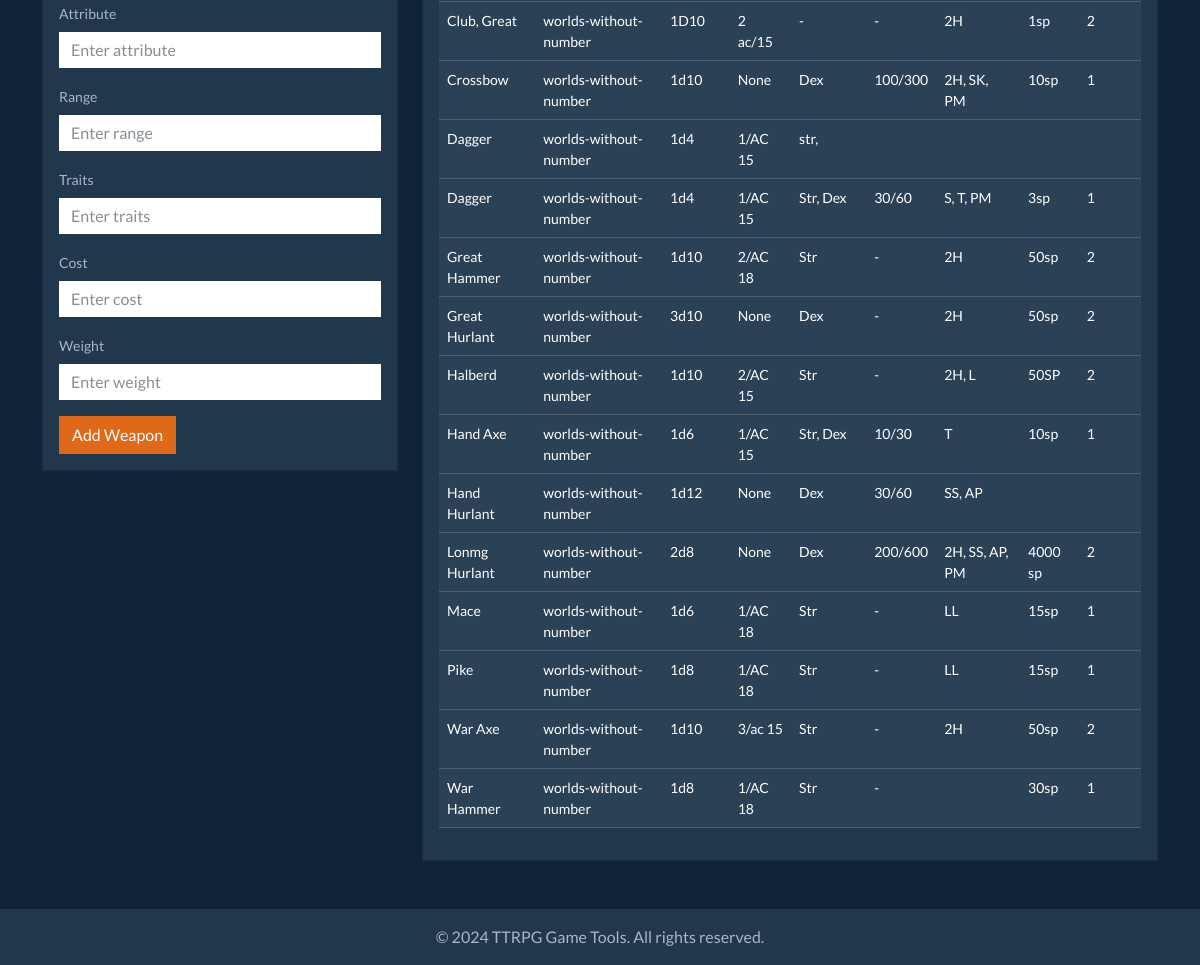
Page /weapons (lower part) on the earlier database version.
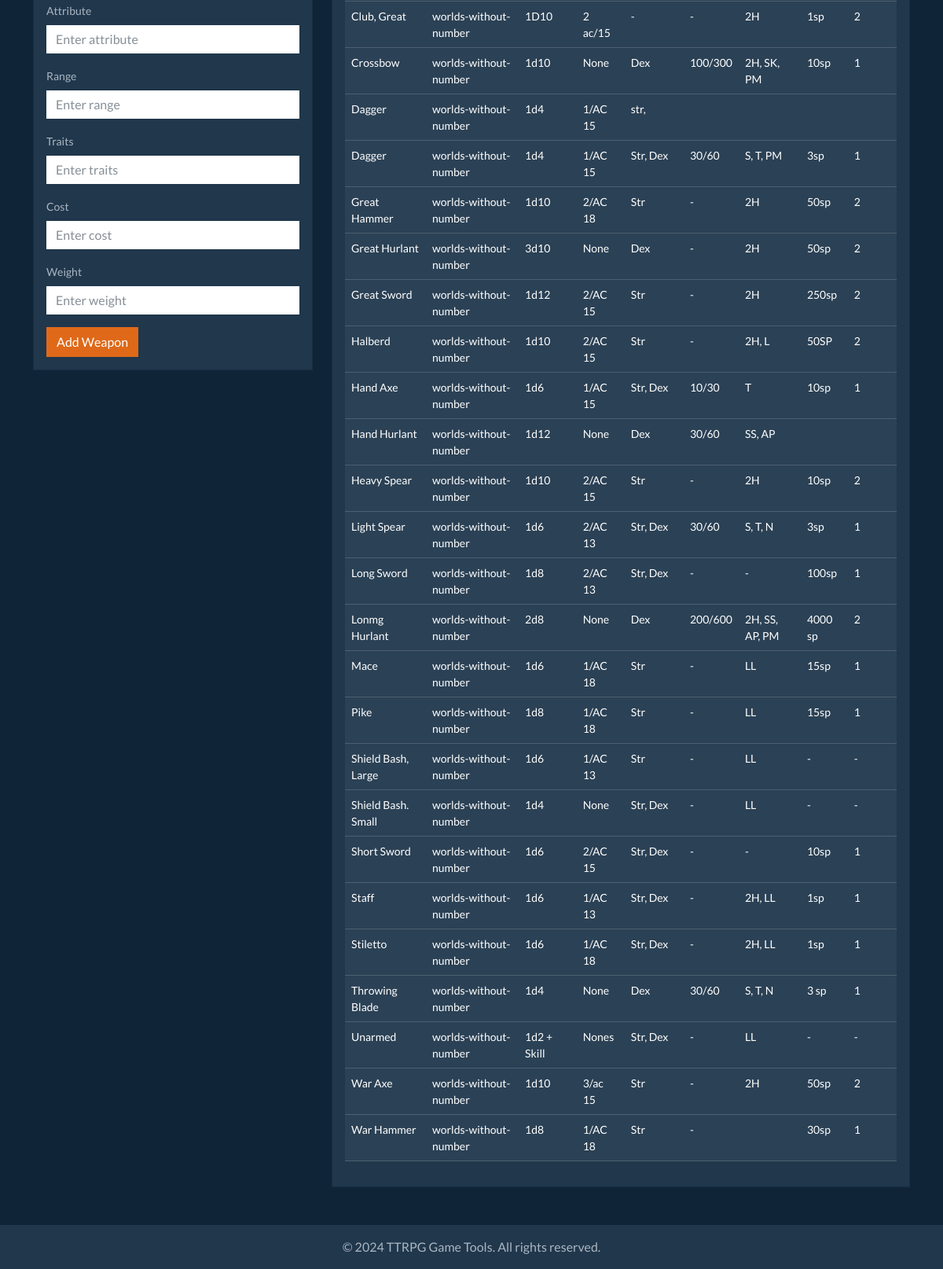
Same page on the later database version.
### tables this page shows
CREATE TABLE weapons (
            id TEXT PRIMARY KEY,
            name TEXT NOT NULL,
            system TEXT NOT NULL,
            damage TEXT NOT NULL,
            shock TEXT NOT NULL,
            attribute TEXT NOT NULL,
            range TEXT NOT NULL,
            traits TEXT NOT NULL,
            cost TEXT NOT NULL,
            weight TEXT NOT NULL,
            created_at TIMESTAMP DEFAULT CURRENT_TIMESTAMP
        );

### main.py (the view)
@app.get("/weapons")
async def weapons(request: Request):
    weapons_list = get_all_weapons()
    return templates.TemplateResponse("weapons.html", {"request": request, "weapons": weapons_list})

### templates/weapons.html (shortened to what this page needs)
{% extends "base.html" %}
{% block content %}
<div class="row">
    <div class="col-md-4">
        <div class="card bg-dark text-light">
            <div class="card-body">
                <form method="POST" action="/weapons">
                    <div class="mb-3">
                        <label for="attribute" class="form-label">Attribute</label>
                        <input type="text" class="form-control" id="attribute" name="attribute" placeholder="Enter attribute">
                    </div>
                    <div class="mb-3">
                        <label for="range" class="form-label">Range</label>
                        <input type="text" class="form-control" id="range" name="range" placeholder="Enter range">
                    </div>
                    <div class="mb-3">
                        <label for="traits" class="form-label">Traits</label>
                        <input type="text" class="form-control" id="traits" name="traits" placeholder="Enter traits">
                    </div>
                    <div class="mb-3">
                        <label for="cost" class="form-label">Cost</label>
                        <input type="text" class="form-control" id="cost" name="cost" placeholder="Enter cost">
                    </div>
                    <div class="mb-3">
                        <label for="weight" class="form-label">Weight</label>
                        <input type="text" class="form-control" id="weight" name="weight" placeholder="Enter weight">
                    </div>
                    <button type="submit" class="btn btn-primary">Add Weapon</button>
                </form>
            </div>
        </div>
    </div>
    <div class="col-md-8">
        <div class="card bg-dark text-light">
            <div class="card-body">
                {% if weapons %}
                    <div class="table-responsive">
                        <table class="table table-dark table-striped">
                            <tbody>
                                {% for weapon in weapons %}
                                <tr>
                                    <td>{{ weapon.name }}</td>
                                    <td>{{ weapon.system }}</td>
                                    <td>{{ weapon.damage }}</td>
                                    <td>{{ weapon.shock }}</td>
                                    <td>{{ weapon.attribute }}</td>
                                    <td>{{ weapon.range }}</td>
                                    <td>{{ weapon.traits }}</td>
                                    <td>{{ weapon.cost }}</td>
                                    <td>{{ weapon.weight }}</td>
                                </tr>
                                {% endfor %}
                            </tbody>
                        </table>
                    </div>
                {% else %}
                    <p class="text-muted">No weapons added yet. Add your first weapon using the form on the left.</p>
                {% endif %}
            </div>
        </div>
    </div>
</div>
{% endblock %}

Differences in the rows shown:
added weapons: name "Great Sword", system "worlds-without-number", damage "1d12", shock "2/AC 15", attribute "Str", range "-", traits "2H", cost "250sp", weight "2"
added weapons: name "Heavy Spear", system "worlds-without-number", damage "1d10", shock "2/AC 15", attribute "Str", range "-", traits "2H", cost "10sp", weight "2"
added weapons: name "Light Spear", system "worlds-without-number", damage "1d6", shock "2/AC 13", attribute "Str, Dex", range "30/60", traits "S, T, N", cost "3sp", weight "1"
added weapons: name "Long Sword", system "worlds-without-number", damage "1d8", shock "2/AC 13", attribute "Str, Dex", range "-", traits "-", cost "100sp", weight "1"
added weapons: name "Shield Bash, Large", system "worlds-without-number", damage "1d6", shock "1/AC 13", attribute "Str", range "-", traits "LL", cost "-", weight "-"
added weapons: name "Shield Bash. Small", system "worlds-without-number", damage "1d4", shock "None", attribute "Str, Dex", range "-", traits "LL", cost "-", weight "-"
added weapons: name "Short Sword", system "worlds-without-number", damage "1d6", shock "2/AC 15", attribute "Str, Dex", range "-", traits "-", cost "10sp", weight "1"
added weapons: name "Staff", system "worlds-without-number", damage "1d6", shock "1/AC 13", attribute "Str, Dex", range "-", traits "2H, LL", cost "1sp", weight "1"
added weapons: name "Stiletto", system "worlds-without-number", damage "1d6", shock "1/AC 18", attribute "Str, Dex", range "-", traits "2H, LL", cost "1sp", weight "1"
added weapons: name "Throwing Blade", system "worlds-without-number", damage "1d4", shock "None", attribute "Dex", range "30/60", traits "S, T, N", cost "3 sp", weight "1"
added weapons: name "Unarmed", system "worlds-without-number", damage "1d2 + Skill", shock "Nones", attribute "Str, Dex", range "-", traits "LL", cost "-", weight "-"
